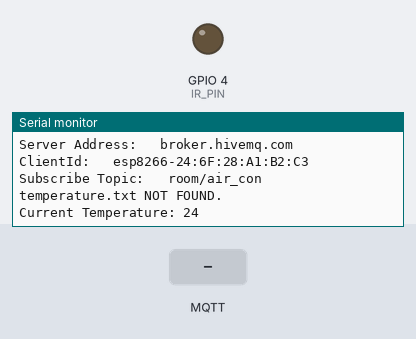
Simulated run of this sketch. Board: ESP8266 (NodeMCU). On the bench: output pins drawn as LEDs (lit = HIGH), the last lines printed to the serial monitor. The inputs (shaded band) are chosen by the test bench. WiFi joins after 1.5 s; servers stay silent unless stated; storage starts empty; no MQTT or app messages arrive unless stated.

Above: at 3.3 s.
3.4 s: MQTT message "1" arrives on the first subscribed topic
At 4.1 s:
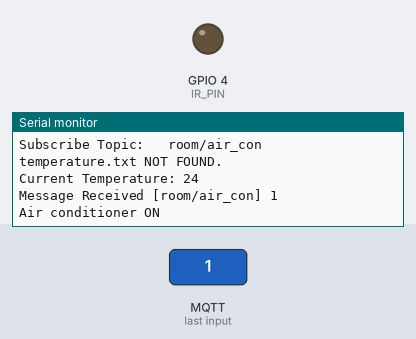
4.9 s: MQTT message "0" arrives on the first subscribed topic
At 6.1 s:
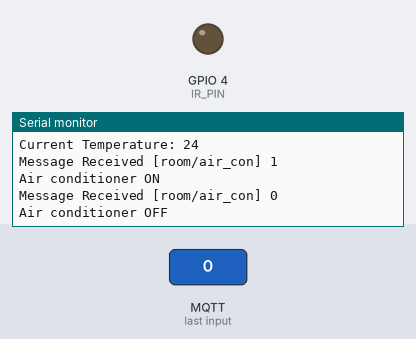
6.4 s: MQTT message "on" arrives on the first subscribed topic
At 7.5 s:
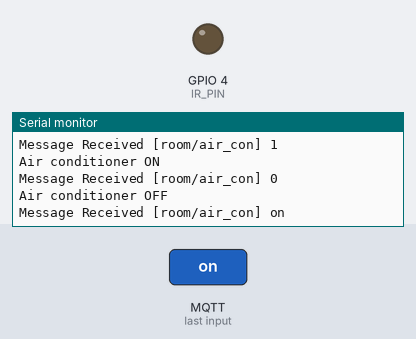

Measured:
- after the input at 3.4 s, the serial monitor: prints a new line at once (image 1)
- after the input at 4.9 s, the serial monitor: prints a new line at once (image 2)
- after the input at 6.4 s, the serial monitor: prints a new line at once (image 3)

The sketch:

Code_aircon.ino
```cpp
#include <ESP8266WiFi.h>
#include <PubSubClient.h>
#include <IRremoteESP8266.h>
#include <IRsend.h>
#include <FS.h>

// Setting WiFi information(Modify this part with your WiFi information)
const char* ssid = "myiphone"; // wifi name
const char* password = "12345678"; // password
const char* mqttServer = "broker.hivemq.com";

WiFiClient wifiClient;
PubSubClient mqttClient(wifiClient);

#define IR_PIN 4
IRsend irsend(IR_PIN);  // An IR LED is controlled by GPIO pin 4 (D2)

// Define the IR codes for power on/off, and temperature
// Replace these with the actual IR codes for your air conditioner
#define IR_POWER_ON 0xA90
#define IR_POWER_OFF 0xF609
#define IR_TEMPERATURE_UP 0xE817
#define IR_TEMPERATURE_DOWN 0xE01F

String file_name = "temperature.txt";
int current_temp;
bool aircon_on = false;

void setup() {
  pinMode(IR_PIN, OUTPUT);
  Serial.begin(9600);

  WiFi.mode(WIFI_STA);

  // Connect to wifi
  Serial.println("Trying to connect WiFi");
  connectWifi();

  // Set MQTT server and broker port
  mqttClient.setServer(mqttServer, 1883);
  // Set MQTT callback function
  mqttClient.setCallback(receiveCallback);

  // Connect to MQTT server
  connectMQTTserver();

  // Load current temperature
  if (SPIFFS.begin()){
    Serial.println("");
  } else {
    Serial.println("SPIFFS Failed to Start.");
  }

  if (SPIFFS.exists(file_name)){
    Serial.print(file_name);
    Serial.println(" FOUND.");
    File dataFile = SPIFFS.open(file_name, "r");
    Serial.print("Current Temperature: ");
    current_temp = (dataFile.read() - 48) * 10;
    current_temp += dataFile.read() - 48;
    Serial.println(current_temp);
    dataFile.close();
  } else {
    Serial.print(file_name);
    Serial.println(" NOT FOUND.");
    Serial.print("Current Temperature: ");
    current_temp = 24;
    Serial.println(current_temp);
    File dataFile = SPIFFS.open(file_name, "w");
    dataFile.println(current_temp);
    dataFile.close();
  }
}

void loop() {
  if (mqttClient.connected()) {
    mqttClient.loop();
  } else {
    connectMQTTserver();
  }
}

// Connect to MQTT server and subscribe to the topic
void connectMQTTserver(){
  String clientId = "esp8266-" + WiFi.macAddress();

  // Connect to MQTT server
  if (mqttClient.connect(clientId.c_str())) {
    Serial.println("MQTT Server Connected.");
    Serial.print("Server Address:   ");
    Serial.println(mqttServer);
    Serial.print("ClientId:   ");
    Serial.println(clientId);
    subscribeTopic(); // Subscribe to a certain topic
  } else {
    Serial.print("MQTT Server Connect Failed. Client State:");
    Serial.println(mqttClient.state());
    delay(5000);
  }
}

// Callback function after receiving the message
void receiveCallback(char* topic, byte* payload, unsigned int length) {
  Serial.print("Message Received [");
  Serial.print(topic);
  Serial.print("] ");
  for (int i = 0; i < length; i++) {
    Serial.print((char)payload[i]);
  }
  Serial.println("");
  if ((char)payload[0] == '1') {
    irsend.sendNEC(IR_POWER_ON, 32);
    Serial.println("Air conditioner ON");
    aircon_on = true;
  }
  else if ((char)payload[0] == '0') {
    irsend.sendNEC(IR_POWER_OFF, 32);
    Serial.println("Air conditioner OFF");
    aircon_on = false;
  }
  else if ((char)payload[0] == 't' && aircon_on) {

    int temp = (payload[1] - 48)*10 + (payload[2] - 48);
    Serial.print("Setting temperature to ");
    Serial.println(temp);
    if (current_temp < temp) {
      int diff = temp - current_temp;
      for (int i=0; i<diff; ++i) {
        irsend.sendNEC(IR_TEMPERATURE_UP, 32);
        delay(200);
      }
    }
    else if (current_temp < temp) {
      int diff = current_temp - temp;
      for (int i=0; i<diff; ++i) {
        irsend.sendNEC(IR_TEMPERATURE_DOWN, 32);
        delay(200);
      }
    }
    current_temp = temp;
    if(SPIFFS.begin()){
      Serial.println("");
    } else {
      Serial.println("SPIFFS Failed to Start.");
    }
    File dataFile = SPIFFS.open(file_name, "w");
    dataFile.println(current_temp);
    dataFile.close();
  }
}

// Subscribe to a topic
void subscribeTopic(){
  String topicString = "room/air_con";
  char subTopic[topicString.length() + 1];
  strcpy(subTopic, topicString.c_str());

  if(mqttClient.subscribe(subTopic)){
    Serial.print("Subscribe Topic:   ");
    Serial.println(subTopic);
  } else {
    Serial.print("Subscribe Fail...");
  }
}

// ESP8266 connect to wifi
void connectWifi(){
  WiFi.begin(ssid, password);
  while (WiFi.status() != WL_CONNECTED) {
    delay(1000);
    Serial.print(".");
  }
  Serial.println("");
  Serial.println("WiFi Connected!");
  Serial.println("");
}
```
